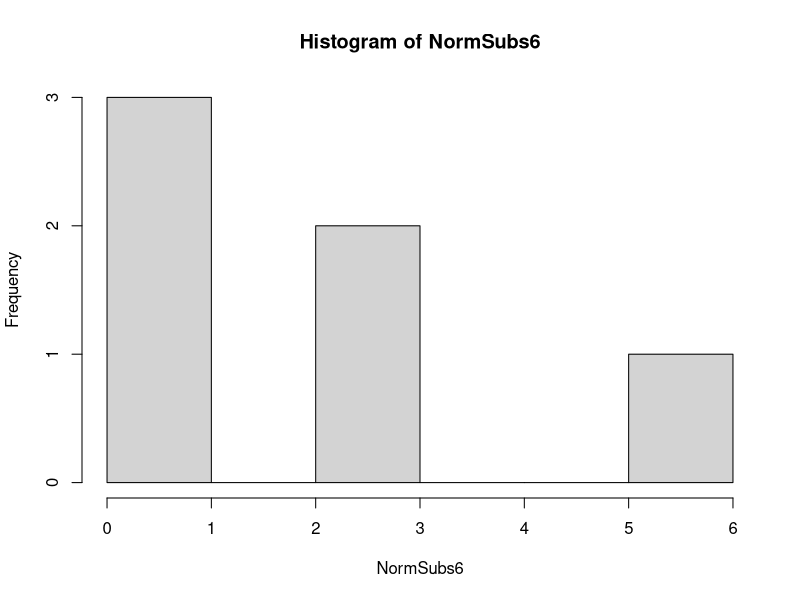
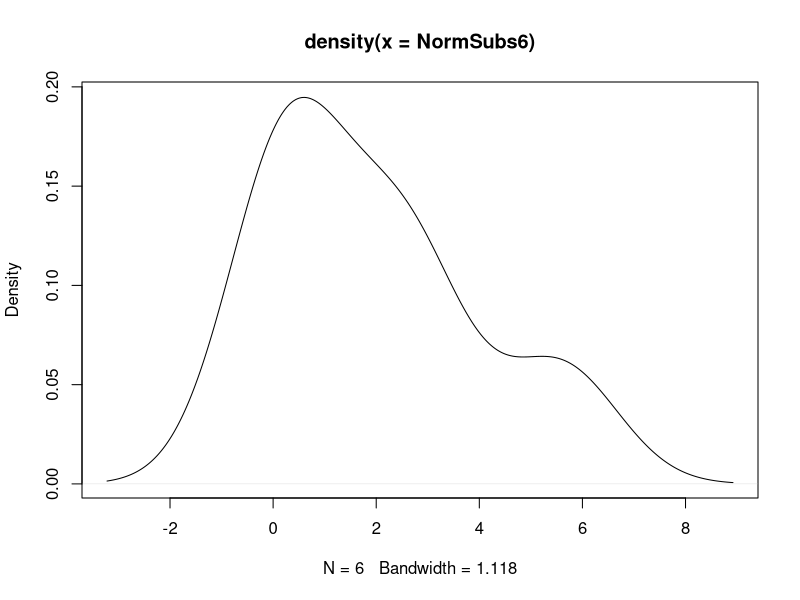
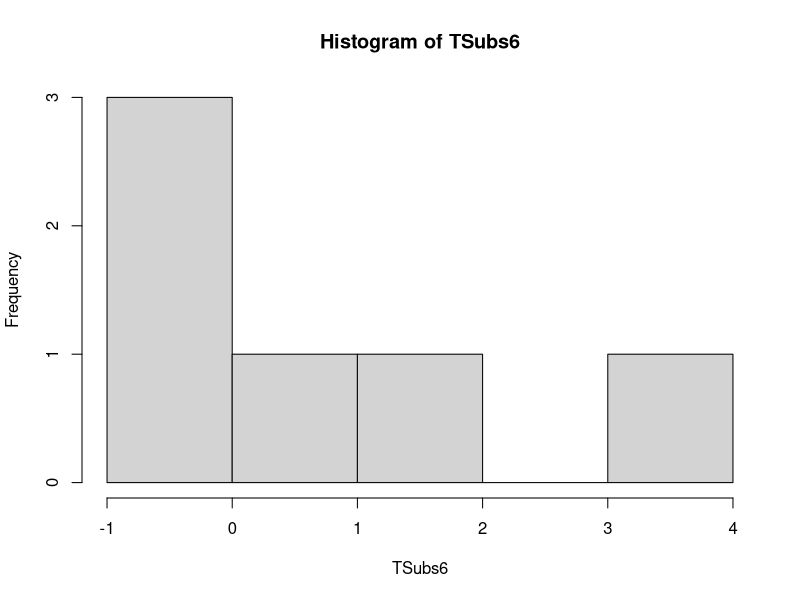
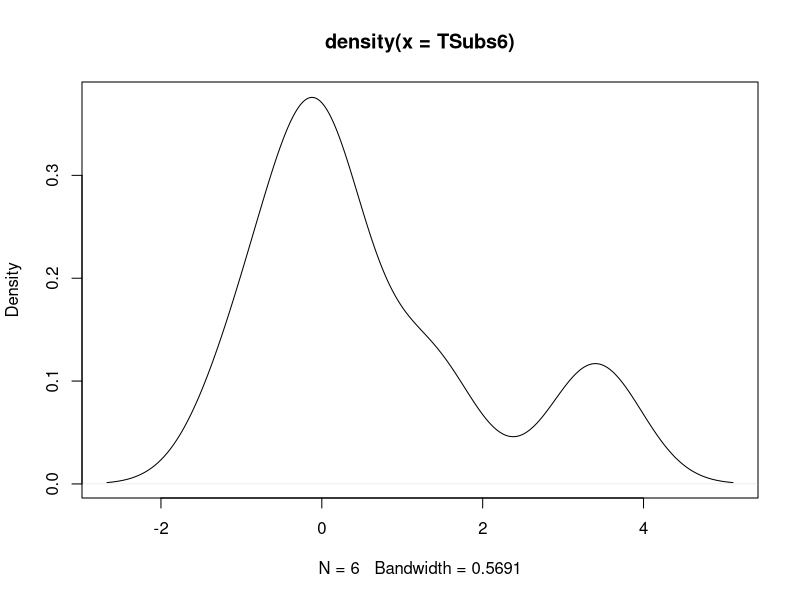
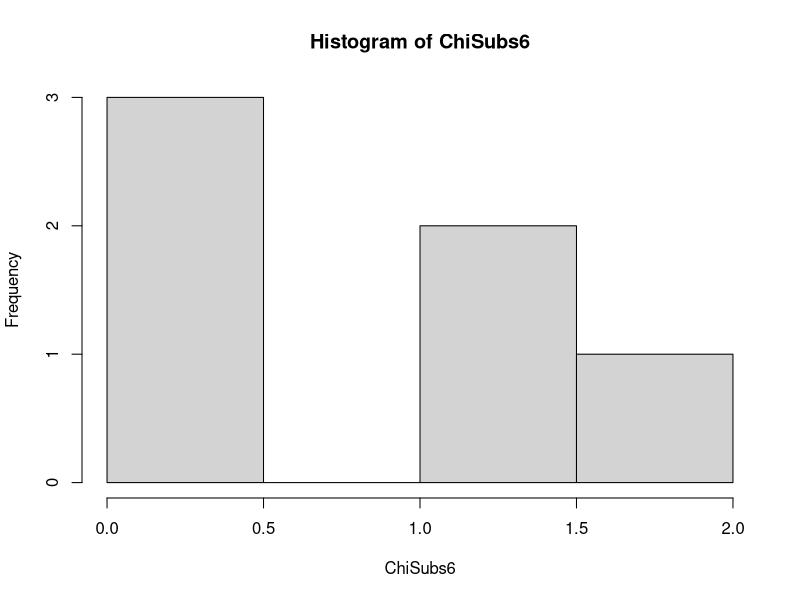
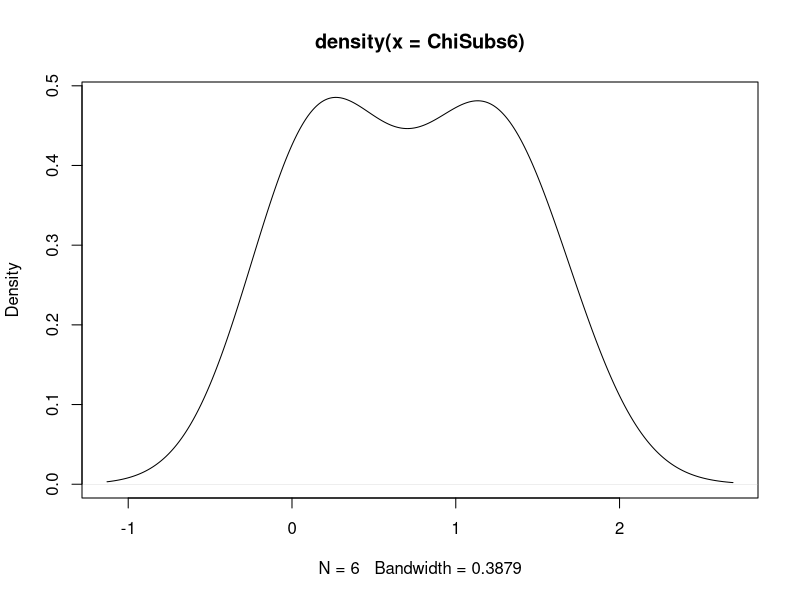
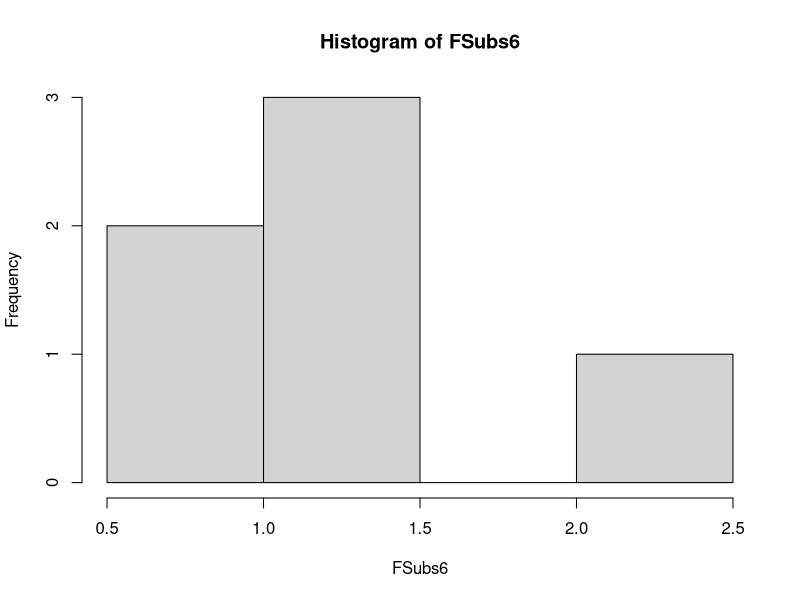
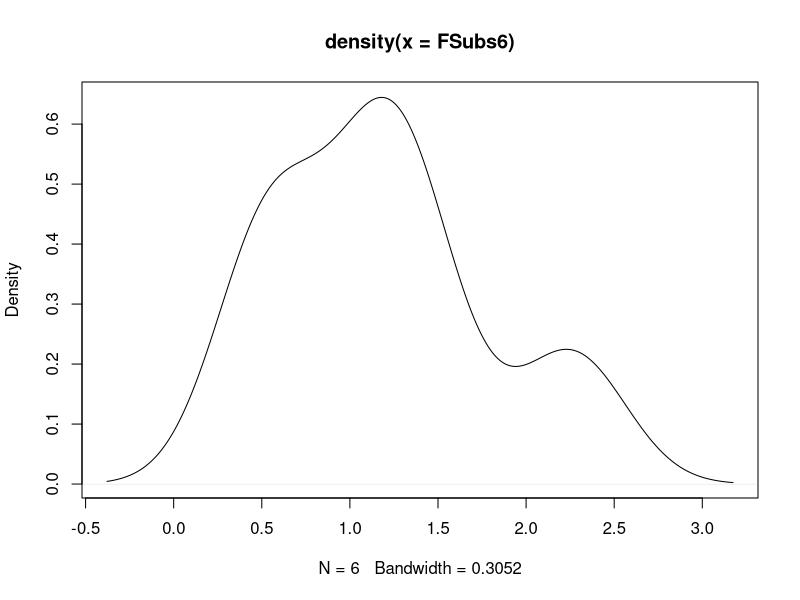

Recreate these plots in R, in order.
## ---- chunk 1
knitr::opts_chunk$set(echo = TRUE)
## ---- chunk 2
set.seed(1)
xNorm_n10000 <- rnorm(n=10000, mean=2, sd = sqrt(5))
## ---- chunk 3
set.seed(2)
xrt_n10000 <- rt(n=10000, df=4)
## ---- chunk 4
set.seed(3)
xChi_n10000<- rchisq(n=10000, df=2, ncp=0)
## ---- chunk 5
set.seed(4)
xFd_n10000<- rf(n=10000, df1=90, df2=12)
## ---- chunk 6
set.seed(5)
xBD_n10000 <- rbinom(n=10000, size=9, prob=2/3)
## ---- chunk 7
set.seed(6)
xNB_n10000 <- rnbinom(n = 10000, size = 5, prob = 0.5)
## ---- chunk 8
set.seed(7)
xP_n10000 <- rpois(n=10000, 3)
## ---- chunk 9
NormSubs6<- xNorm_n10000[1:6]
summary(NormSubs6)
hist(NormSubs6)
plot(density(NormSubs6))
## ---- chunk 10
TSubs6<- xrt_n10000[1:6]
summary(TSubs6)
hist(TSubs6)
plot(density(TSubs6))
## ---- chunk 11
ChiSubs6<- xChi_n10000[1:6]
summary(ChiSubs6)
hist(ChiSubs6)
plot(density(ChiSubs6))
## ---- chunk 12
FSubs6<- xFd_n10000[1:6]
summary(FSubs6)
hist(FSubs6)
plot(density(FSubs6))
## ---- chunk 13
BDSubs6<- xBD_n10000[1:6]
summary(BDSubs6)
hist(BDSubs6)
plot(density(BDSubs6))
## ---- chunk 14
NegSubs6<- xNB_n10000[1:6]
summary(NegSubs6)
hist(NegSubs6)
plot(density(NegSubs6))
## ---- chunk 15
PoisSubs6<- xP_n10000[1:6]
summary(PoisSubs6)
hist(PoisSubs6)
plot(density(PoisSubs6))
## ---- chunk 16
NormSubs10<- xNorm_n10000[1:10]
summary(NormSubs10)
hist(NormSubs10)
plot(density(NormSubs10))

NormSubs20<- xNorm_n10000[1:20]
summary(NormSubs20)
hist(NormSubs20)
plot(density(NormSubs20))

NormSubs30<- xNorm_n10000[1:30]
summary(NormSubs30)
hist(NormSubs30)
plot(density(NormSubs30))

NormSubs50<- xNorm_n10000[1:50]
summary(NormSubs50)
hist(NormSubs50)
plot(density(NormSubs50))
## ---- chunk 17
TSubs10<- xrt_n10000[1:10]
summary(TSubs10)
hist(TSubs10)
plot(density(TSubs10))
var(TSubs10)

TSubs20<- xrt_n10000[1:20]
summary(TSubs20)
hist(TSubs20)
plot(density(TSubs20))
var(TSubs20)


TSubs30<- xrt_n10000[1:30]
summary(TSubs30)
hist(TSubs30)
plot(density(TSubs30))
var(TSubs30)


TSubs50<- xrt_n10000[1:50]
summary(TSubs50)
hist(TSubs50)
plot(density(TSubs50))
var(TSubs50)
## ---- chunk 18
ChiSubs10<- xChi_n10000[1:10]
summary(ChiSubs10)
hist(ChiSubs10)
plot(density(ChiSubs10))
var(ChiSubs10)

ChiSubs20<- xChi_n10000[1:20]
summary(ChiSubs20)
hist(ChiSubs20)
plot(density(ChiSubs20))
var(ChiSubs20)

ChiSubs30<- xChi_n10000[1:30]
summary(ChiSubs30)
hist(ChiSubs30)
plot(density(ChiSubs30))
var(ChiSubs30)

ChiSubs50<- xChi_n10000[1:50]
summary(ChiSubs50)
hist(ChiSubs50)
plot(density(ChiSubs50))
var(ChiSubs50)
## ---- chunk 19
summary(xNorm_n10000)
hist(xNorm_n10000)
plot(density(xNorm_n10000))
var(xNorm_n10000)
## ---- chunk 20
summary(xrt_n10000)
hist(xrt_n10000)
plot(density(xrt_n10000))
